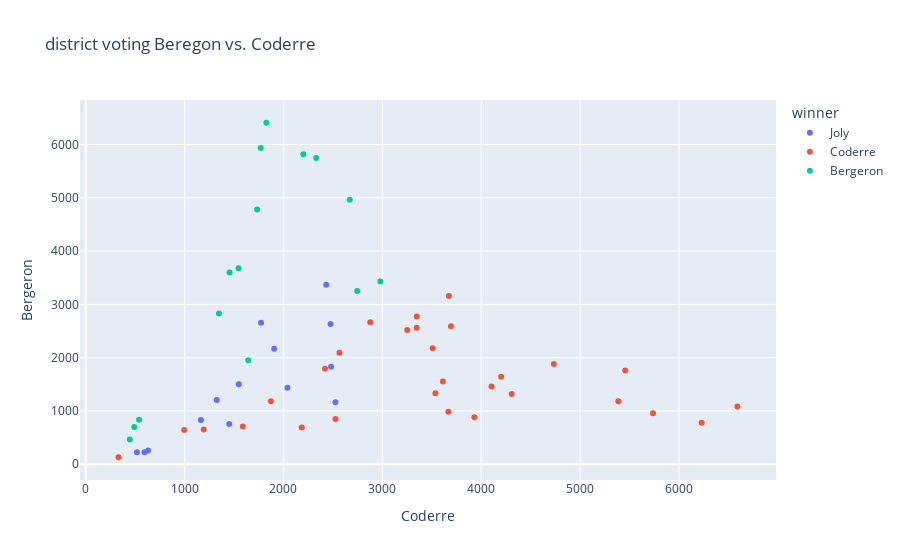

The notebook cell saved with this chart:
### Markdown cell above
#### &#9989; **Question 2.3 (6 points)**: Using plotly, create a figure that visualizes your data (or at least some parts of your data). Make sure there are appropriate labels like title, x-axis, and y-axis, etc.

### Code cell
# Put your code here  
import plotly.express as px


df = px.data.election()

fig = px.scatter(df,title="Beregon vs. Coderre in Mile End", x="Coderre", y="Bergeron", color="winner")


fig.show()

### Figure 1 — Plotly figure (JSON) as saved in the notebook; plotly's stock layout.template omitted (floating-point values rounded to 4 significant figures)
{"data": [{"hovertemplate": "winner=Joly<br>Coderre=%{x}<br>Bergeron=%{y}<extra></extra>", "legendgroup": "Joly", "marker": {"color": "#636efa", "symbol": "circle"}, "mode": "markers", "name": "Joly", "orientation": "v", "showlegend": true, "type": "scatter", "x": [2481, 2525, 2432, 2476, 1451, 1906, 1548, 1773, 2040, 1165, 1325, 631, 595, 518], "xaxis": "x", "y": [1829, 1163, 3368, 2631, 754, 2169, 1503, 2653, 1437, 832, 1205, 258, 226, 224], "yaxis": "y"}, {"hovertemplate": "winner=Coderre<br>Coderre=%{x}<br>Bergeron=%{y}<extra></extra>", "legendgroup": "Coderre", "marker": {"color": "#EF553B", "symbol": "circle"}, "mode": "markers", "name": "Coderre", "orientation": "v", "showlegend": true, "type": "scatter", "x": [3348, 3252, 5456, 4734, 5737, 3673, 3612, 4308, 4104, 3931, 5387, 2566, 3347, 3668, 2878, 2420, 2184, 1589, 2526, 1873, 1193, 4201, 3536, 332, 3694, 3509, 6591, 6229, 996], "xaxis": "x", "y": [2770, 2521, 1760, 1879, 958, 3155, 1554, 1320, 1459, 882, 1184, 2092, 2562, 984, 2666, 1793, 691, 708, 851, 1182, 653, 1642, 1330, 131, 2589, 2178, 1085, 780, 643], "yaxis": "y"}, {"hovertemplate": "winner=Bergeron<br>Coderre=%{x}<br>Bergeron=%{y}<extra></extra>", "legendgroup": "Bergeron", "marker": {"color": "#00cc96", "symbol": "circle"}, "mode": "markers", "name": "Bergeron", "orientation": "v", "showlegend": true, "type": "scatter", "x": [1734, 1770, 1455, 2979, 1827, 2331, 2670, 1347, 2201, 1644, 2746, 1546, 540, 446, 491], "xaxis": "x", "y": [4782, 5933, 3599, 3430, 6408, 5748, 4962, 2827, 5819, 1950, 3250, 3679, 833, 465, 698], "yaxis": "y"}], "layout": {"legend": {"title": {"text": "winner"}, "tracegroupgap": 0}, "title": {"text": "district voting Beregon vs. Coderre"}, "xaxis": {"anchor": "y", "domain": [0, 1], "title": {"text": "Coderre"}}, "yaxis": {"anchor": "x", "domain": [0, 1], "title": {"text": "Bergeron"}}}}
